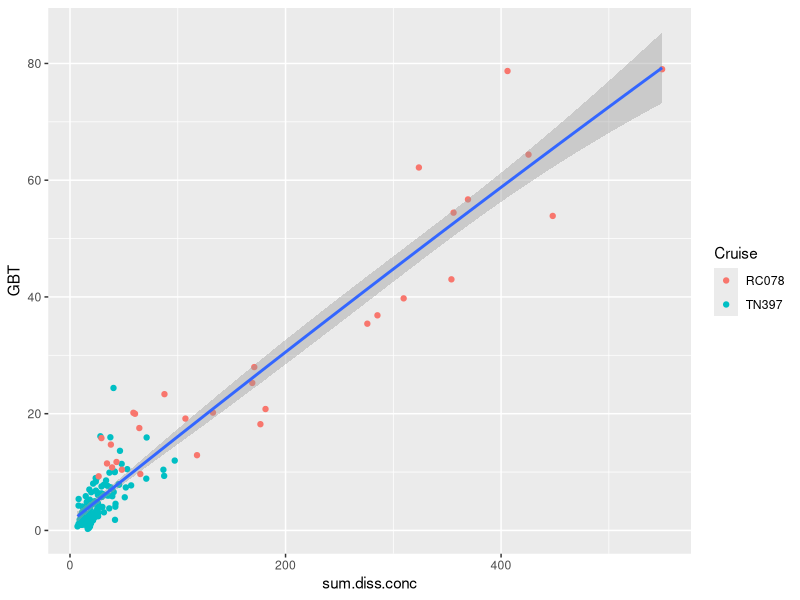
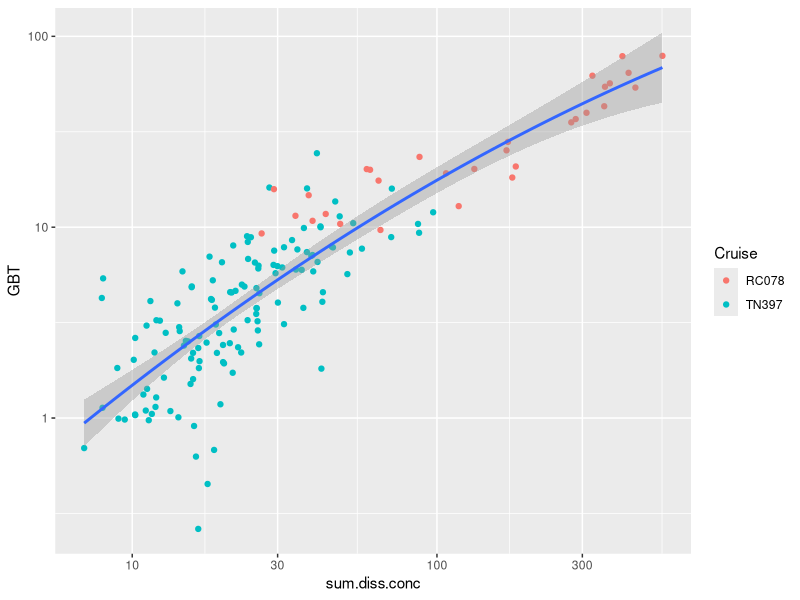
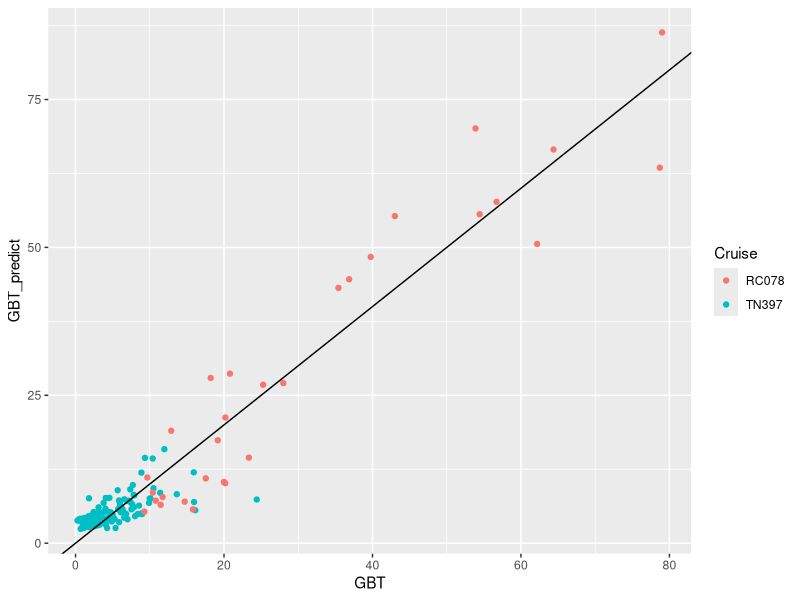
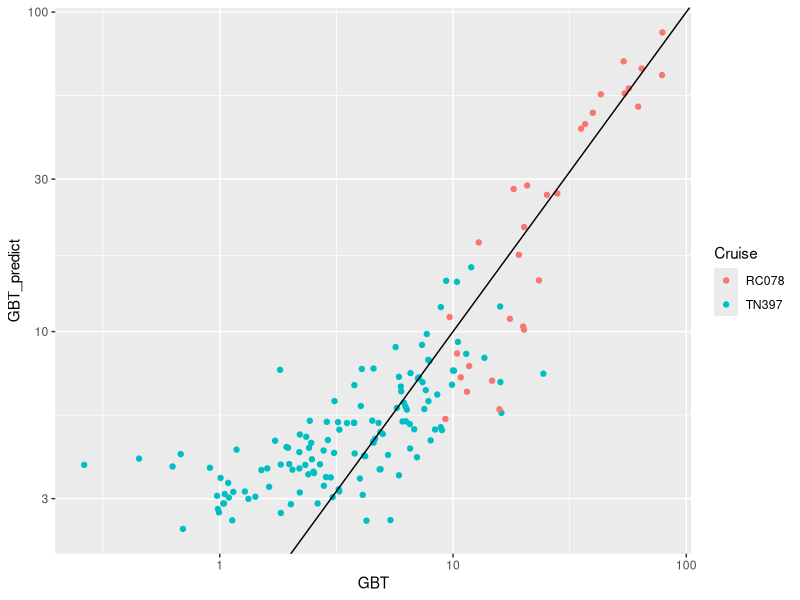
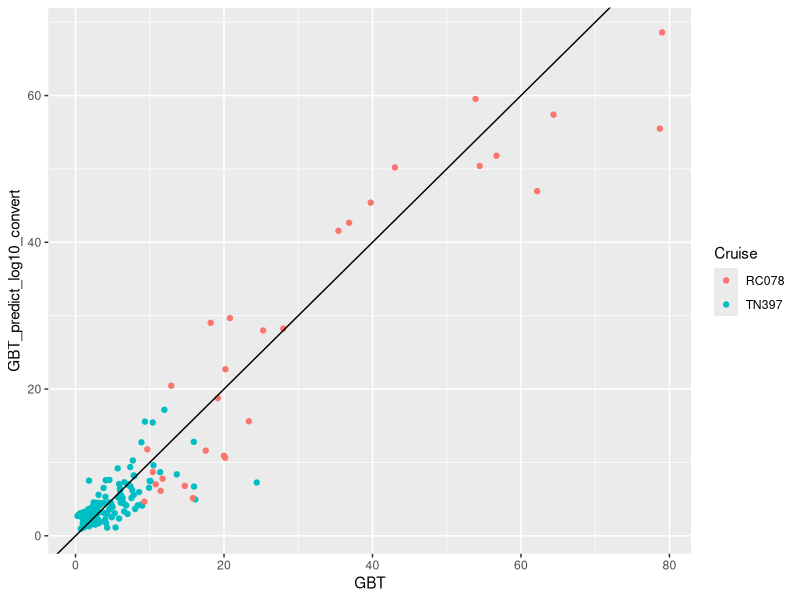
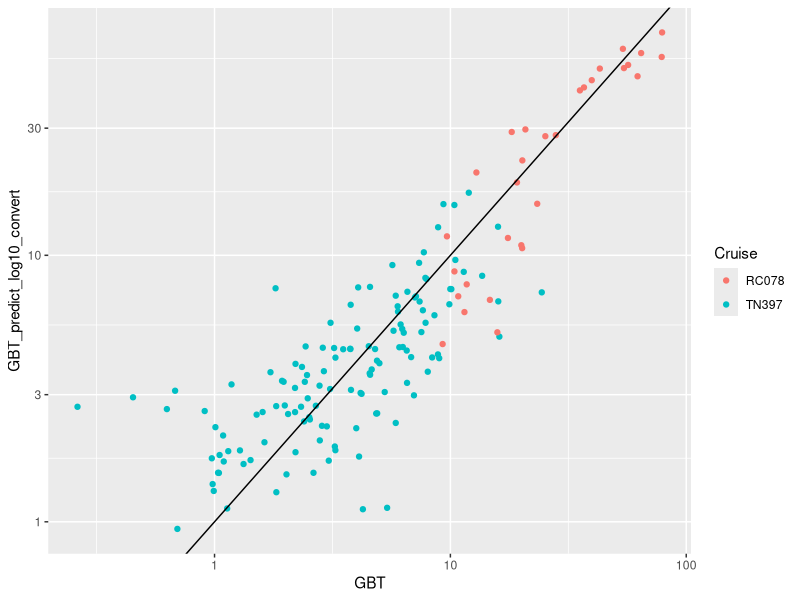
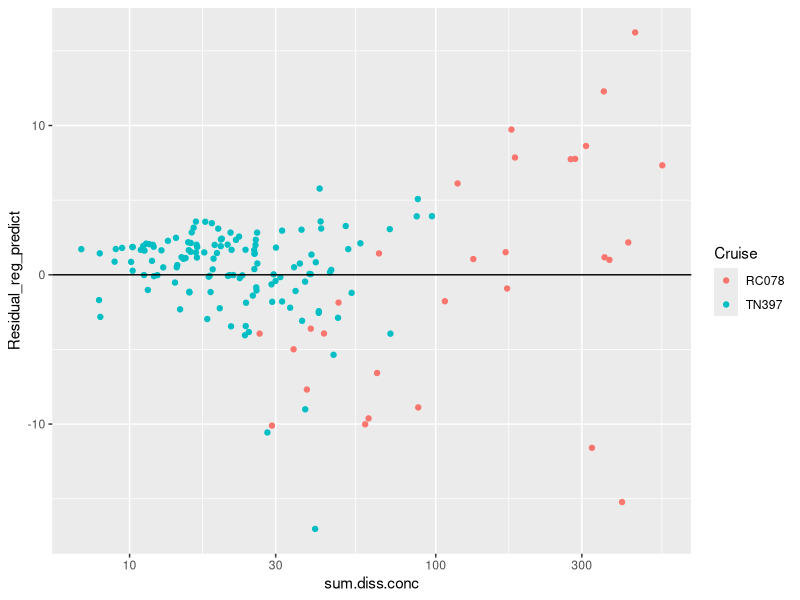
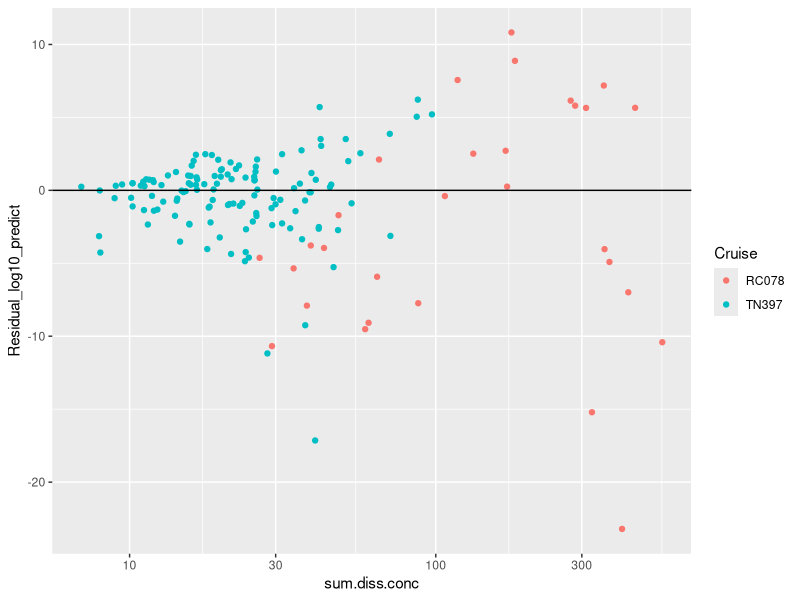

These figures' R source, in order:



#install.packages("randomForest")
#install.packages("rsample")


library(tidyverse)


###load in dissolved data:
diss.dat <- read_csv("Intermediates/Dissolved_Final_Quant_QCed.csv")



#pull out G3 data and remove incorrect GBT concentrations:
dat.G3 <- diss.dat %>%
  filter(Cruise %in% c("KM1906")) %>% 
  filter(!Compound == "Glycine betaine") %>%
  group_by(SampID) %>%
  filter(detected == "Yes") %>%
  mutate(sum.diss.conc = sum(Diss.Conc.nM)) %>%
  ungroup() 






#### calculate sum of dissolved data and match with GBT data:

#Determine GBT concentrations:
gbt.dat <- diss.dat %>% 
  filter(detected == "Yes") %>%
  filter(Compound == "Glycine betaine") %>%
  filter(Cruise %in% c("TN397", "RC078")) %>%
  filter(!str_detect(SampID, "KM1906")) %>%
  mutate(GBT = Diss.Conc.nM) %>%
  select(SampID, GBT)


#calculate the sum of all other compounds:
all.other.dat <- diss.dat %>% 
  filter(detected == "Yes") %>%
  filter(!Compound == "Glycine betaine") %>%
  filter(Cruise %in% c("TN397", "RC078")) %>%
  filter(!str_detect(SampID, "KM1906")) %>%
  select(Cruise, Compound, SampID, Diss.Conc.nM) 


combine.dat <- left_join(gbt.dat, all.other.dat) %>%
  group_by(SampID) %>%
  mutate(sum.diss.conc = sum(Diss.Conc.nM)) %>%
  select(-Compound, -Diss.Conc.nM) %>%
  unique()

#Visualize relationship between summed concentration and dissolved concentration

# Regular scaling 
ggplot(combine.dat, aes(x = sum.diss.conc, y = GBT)) +
  geom_point(aes(color = Cruise)) +
  geom_smooth(method = "lm", formula = y~poly(x, 2))



# Log10 Scaling
ggplot(combine.dat, aes(x = sum.diss.conc, y = GBT)) +
  geom_point(aes(color = Cruise)) +
  scale_x_log10() +
  scale_y_log10() +
  geom_smooth(method = "lm", formula = y~poly(x, 2))



##Calculate polynomial regression models for predicting dGBT concentrations:

#regular 
lm.sum <- lm(formula = GBT ~ poly(sum.diss.conc, 2, raw = TRUE), data = combine.dat)
summary(lm.sum)


#log10 scaled
lm.sum.log <- lm(log10(GBT) ~ poly(log10(sum.diss.conc), 2, raw = TRUE), data = combine.dat)
summary(lm.sum.log)



#Calculate predicted GBT values and compare to actula GBT values:
combine.dat.predict <- combine.dat %>%
  ungroup() %>%
  mutate(GBT_log10 = log10(GBT),
         sum.diss.conc.log10 = log10(sum.diss.conc)) %>%
  mutate(GBT_predict = 1.381 + 1.482e-01*(sum.diss.conc) - -1.173e-05*(sum.diss.conc^2),
         GBT_predict_log10 = -1.22110 + 1.55206*(sum.diss.conc.log10) -0.15919*(sum.diss.conc.log10^2),
         GBT_predict_log10_convert = 10^GBT_predict_log10,
         Residual_reg_predict = GBT_predict - GBT,
         Residual_log10_predict = GBT_predict_log10_convert - GBT)


#Visualize Predictions:

#Regular scaled prediction:

#regular
ggplot(combine.dat.predict, aes(x = GBT, y = GBT_predict)) +
  geom_point(aes(color = Cruise)) +
  geom_abline(intercept = 0, slope = 1)

#log scaled
ggplot(combine.dat.predict, aes(x = GBT, y = GBT_predict)) +
  geom_point(aes(color = Cruise)) +
  geom_abline(intercept = 0, slope = 1) +
  scale_x_log10() +
  scale_y_log10()



#Log10 scaled prediction:

#regular
ggplot(combine.dat.predict, aes(x = GBT, y = GBT_predict_log10_convert)) +
  geom_point(aes(color = Cruise)) +
  geom_abline(intercept = 0, slope = 1) 

#log scaled
ggplot(combine.dat.predict, aes(x = GBT, y = GBT_predict_log10_convert)) +
  geom_point(aes(color = Cruise)) +
  geom_abline(intercept = 0, slope = 1) +
  scale_x_log10() +
  scale_y_log10()




##Compare distributions of residuals:

#regular
ggplot(combine.dat.predict, aes(x = sum.diss.conc, y = Residual_reg_predict)) +
  geom_point(aes(color = Cruise)) +
  scale_x_log10() +
  geom_hline(yintercept = 0)  

#log10
ggplot(combine.dat.predict, aes(x = sum.diss.conc, y = Residual_log10_predict)) +
  geom_point(aes(color = Cruise)) +
  scale_x_log10() +
  geom_hline(yintercept = 0) 


#Decide to use log10 approach as it has a more even distribution of residuals at lower concentrations 

#Predict G3 dissolved GBT concentrations from total concentration of dissolved metabolites:

g3.predict <- dat.G3 %>%
  select(Cruise, SampID, sum.diss.conc) %>%
  unique() %>%
  mutate(sum.diss.conc.log10 = log10(sum.diss.conc),
         gbt.predict.log10 = -1.22110 + 1.55206*(sum.diss.conc.log10) -0.15919*(sum.diss.conc.log10^2),
         gbt_predict_convert = 10^gbt.predict.log10)
  


#Export G3 predictions to incorporate into larger dissolved dataset: 
g3.predict.export <- g3.predict %>%
  select(Cruise, SampID, gbt_predict_convert) %>%
  rename(Diss.Conc.nM = gbt_predict_convert) %>%
  mutate(Compound = "Glycine betaine",
         detected = "Yes",
         Diss.Conc.Vial.uM = NA,
         Diss.Conc.C.nM = 5*Diss.Conc.nM,
         Diss.Conc.N.nM = Diss.Conc.nM,
         Diss.Conc.S.nM = NA,
         impute.conc.nM = NA,
         LOD.nM = NA,
         Diss.Conc.no.blk.sub.nM = NA,
         LOD.no.blk.sub.nM = NA,
         Predicted_Value = "Yes")

write_csv(g3.predict.export, file = "Intermediates/KM1906_Predicted_Dissolved_GBT_Concentrations.csv")






